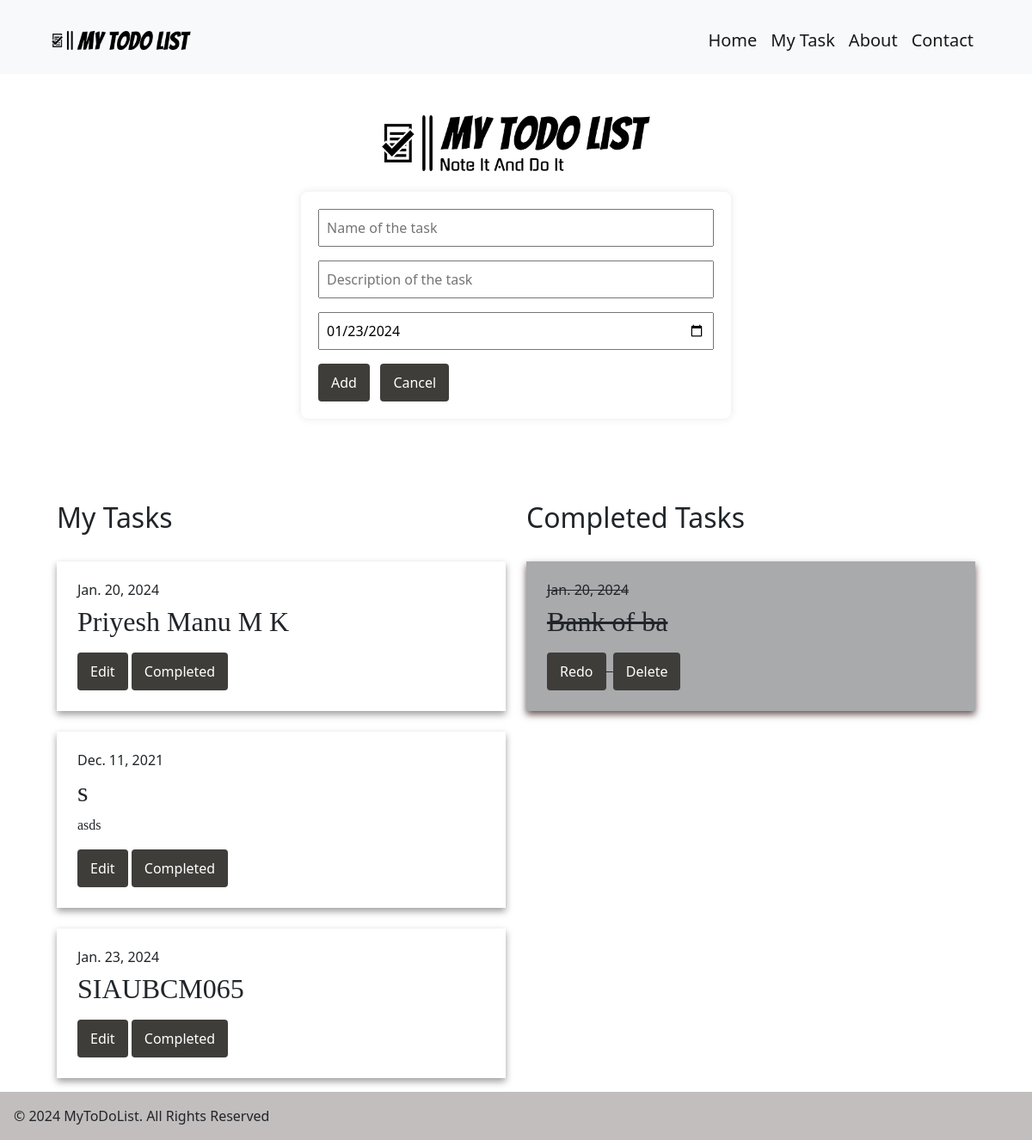
Before: / with the older database file.
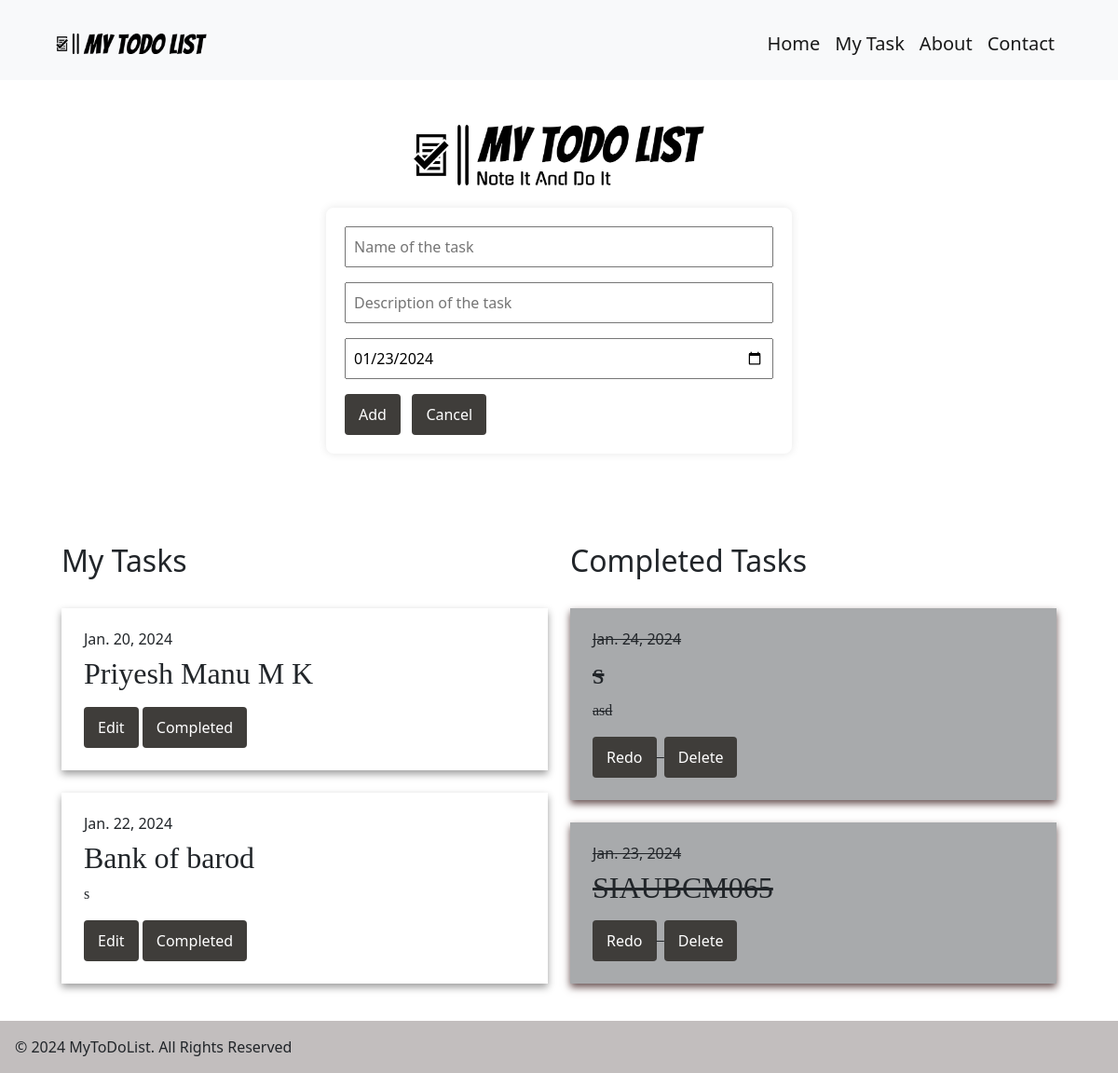
After: the same page with the newer database file.
### home/models.py (models this page shows, shortened)
class MyTask(models.Model):
    task_name = models.CharField(max_length=100)
    task_des = models.TextField()
    task_date = models.DateField(default=datetime.date.today)

class CompletedTask(models.Model):
    completed_task_name = models.CharField(max_length=100)
    completed_task_des = models.TextField()
    completed_task_date = models.DateField(default=datetime.date.today)

### home/views.py (the view, shortened to what this page needs)
# urls.py: path('',views.home, name='home' ),
def home(request):
    tasks={
        'my_task':MyTask.objects.all(),
        'com_task':CompletedTask.objects.all(),
    }
    return render(request,'index.html',tasks)

### templates/index.html (shortened to what this page needs)
{% extends "base.html" %}
{% load static %}
{% block content %}
    <div class=" pt-4 container">
        <div class="text-center">
        <br>
        <img src="{% static "image/head.png" %}" alt="" id="head" >
        </div>
        <div class="p-4">
        <form method="post">
            <input type="text" name="name" placeholder="Name of the task" id="newTask" required><br>
            <input type="text" name="description" placeholder="Description of the task"><br>
            <input type="date" name="date" placeholder="Date" value="{% now 'Y-m-d' %}" >
            <br>
            <a href="#mytask"><button type="submit">Add</button></a>&nbsp;&nbsp;
            <a href="{% url 'home' %}"><button type="cancel">Cancel</button></a>
        </form><br><br>
        </div>
        <div class="p-4" >
            <div class="row task-list">
                <div class="col-md-6"  id="mytask">
                    <h2 >My Tasks</h2><br>
                    {% for task in my_task %}
                    <div class="p-4 " style="background-color: #ffffff; box-shadow: 0 4px 8px rgba(0, 0, 0, 0.39); ">
                        <h6>{{ task.task_date }}</h6>
                        <h2 style="font-family: 'Pacifico', cursive;">{{ task.task_name }}</h2>
                        <p style="font-family: 'Pacifico', cursive;">{{ task.task_des }}</p>
                        <a href="{% url 'edit' task.id %}"><button>Edit</button></a>
                        <a href="{% url 'completed' task.id %}#comtask"><button>Completed</button></a>
                    </div><br>
                    {% empty %}
                    <div class="p-4 pb-0" style="background-color: #ffffff; box-shadow: 0 4px 8px rgba(0, 0, 0, 0.39);">
                        <h3 style="font-family: 'Pacifico', cursive;">No tasks created!!</h3><br>
                    </div>
                    {% endfor %}
                    <br>
                </div>
                <div class="col-md-6" id="comtask">
                    <h2>Completed Tasks</h2><br>
                    {% for task in com_task %}
                    <div class="p-4 text-decoration-line-through" style="background-color: #a8aaac; box-shadow: 0 4px 8px rgb(104, 81, 81);">
                        <h6>{{ task.completed_task_date }}</h6>
                        <h2 style="font-family: 'Pacifico', cursive;">{{ task.completed_task_name }}</h2>
                        <p style="font-family: 'Pacifico', cursive;">{{ task.completed_task_des }}</p>
                        <a href="{% url 'redo' task.id %}#mytask"><button>Redo</button></a>&nbsp;
                        <a href="{% url 'delete' task.id %}"><button>Delete</button></a>
                    </div><br>
                    {% empty %}
                    <div class="p-4 pb-0" style="background-color: #a8aaac; box-shadow: 0 4px 8px rgb(104, 81, 81);">
                        <h3 style="font-family: 'Pacifico', cursive;">Tasks are not completed!!</h3><br>
                    </div>
                    {% endfor %}
                    <br><br>
                </div>
            </div>
        </div>
    </div>
{% endblock content %}

### templates/base.html (shortened to what this page needs)
<!DOCTYPE html>
{% load static %}
<html lang="en">
<head>
    <link href="https://cdn.jsdelivr.net/npm/bootstrap@5.2.3/dist/css/bootstrap.min.css" rel="stylesheet">
    <link rel="stylesheet" href="{% static "css/mytodlist.css" %}">
</head>
<body>
  <header>
    <nav class="navbar navbar-expand-lg navbar-light bg-light ps-5 pe-5 pt-4 pb-3">
      <div class="container-fluid">
        <img src="{% static "image/header.png" %}" alt="" id="navlogo" class="img-fluid">
        <div class="collapse navbar-collapse fs-5" id="navbarNavDropdown">
          <ul class="navbar-nav ms-auto">
            <li class="nav-item">
              <a class="nav-link active" aria-current="page" href="{% url 'home' %}">Home</a>
            </li>
            <li class="nav-item">
              <a class="nav-link active" href="{% url 'home' %}#mytask">My Task</a>
            </li>
            <li class="nav-item">
              <a class="nav-link active" href="{% url 'about' %}">About</a>
            </li>
            <li class="nav-item">
              <a class="nav-link active" href="#">Contact</a>
            </li>
          </ul>
        </div>
      </div>
    </nav>
  </header>
  {% block content %}
  {% endblock content %}
  <footer class="fixed-bottom p-3" style="background-color: #c2bebe; ">
    <div class="row align-items-center">
      <div class="col-12 col-md-8 text-center text-md-start">
        © 2024 MyToDoList. All Rights Reserved
      </div>
    </div>
</footer>
</body>
</html>

### Static/css/mytodlist.css (style rules this page uses)
#navlogo { width: 15%; height: auto; max-width: 100%; }
#head { width: 28%; }
form { background-color: #ffffff; padding: 20px; border-radius: 8px; box-shadow: 0 0 10px rgba(0, 0, 0, 0.1); width: 100%; max-width: 500px; box-sizing: border-box; margin: 0 auto; }
input { width: 100%; padding: 8px; margin-bottom: 16px; box-sizing: border-box; }
button { background-color: #3f3d3a; color: #fff; padding: 10px 15px; border: none; border-radius: 4px; cursor: pointer; font-size: 16px; }

Changed rows visible on the page:
removed MyTask: task_date "Dec. 11, 2021", task_name "s", task_des "asds"
removed MyTask: task_date "Jan. 23, 2024", task_name "SIAUBCM065"
removed CompletedTask: completed_task_date "Jan. 20, 2024", completed_task_name "Bank of ba"
added MyTask: task_date "Jan. 22, 2024", task_name "Bank of barod", task_des "s"
added CompletedTask: completed_task_date "Jan. 24, 2024", completed_task_name "s", completed_task_des "asd"
added CompletedTask: completed_task_date "Jan. 23, 2024", completed_task_name "SIAUBCM065"
